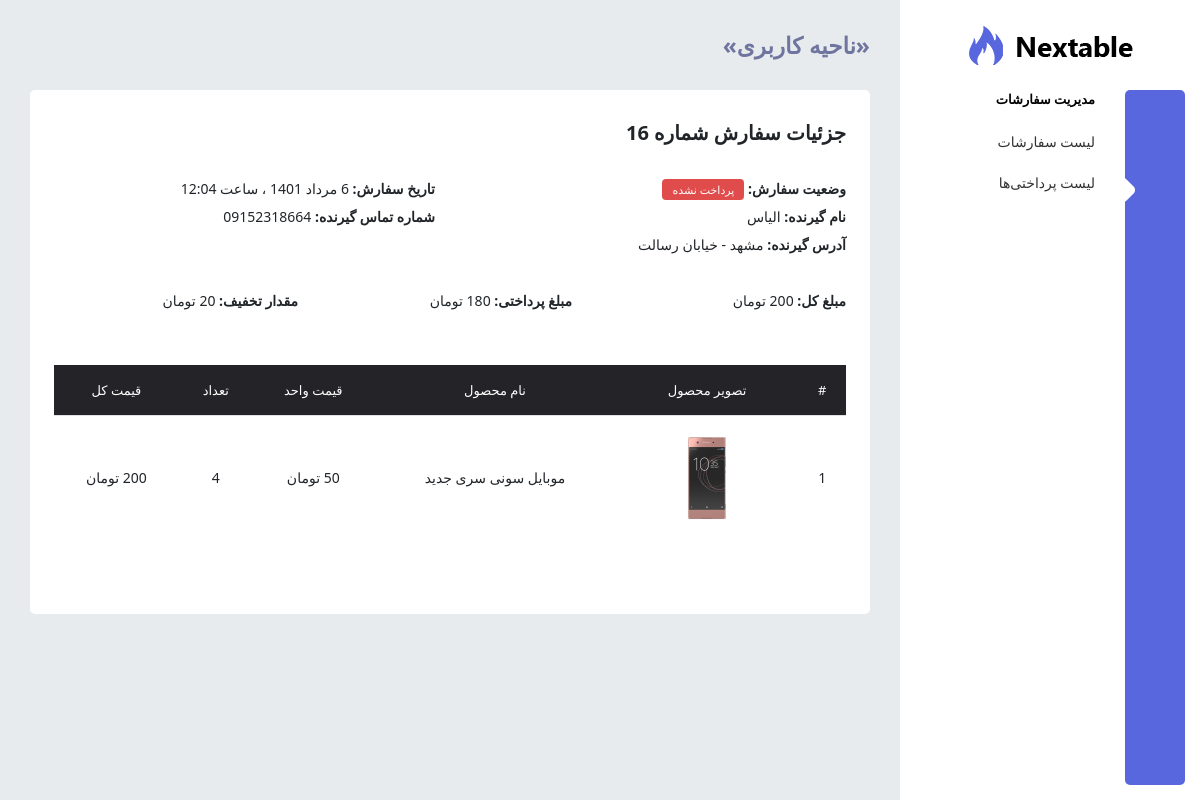
Screenshot of /panel/orders/16/ (signed in) with the database file from the repository.
### orders/models.py (models this page shows, shortened)
class Order(models.Model):
    user = models.ForeignKey(User, on_delete=models.CASCADE, related_name='orders')
    recipient_name = models.CharField(max_length=100)
    recipient_phone_number = models.CharField(max_length=11)
    recipient_address = models.CharField(max_length=250)
    coupon_code = models.CharField(max_length=20, default=None, null=True, blank=True)
    coupon_discount = models.PositiveSmallIntegerField(default=None, null=True, blank=True)
    paid = models.BooleanField(default=False)
    created = models.DateTimeField(auto_now_add=True)
    updated = models.DateTimeField(auto_now=True, )
    class Meta:
        ordering = ('paid', '-id',)
    def get_total_cost(self, without_discount=False):
        total = sum(item.get_item_cost() for item in self.items.all())
        total_with_discount = total
        if self.coupon_code and self.coupon_discount:
            discount_price = (self.coupon_discount / 100) * total
            total_with_discount = int(total - discount_price)
        if without_discount:
            return total
        return total_with_discount

class OrderItem(models.Model):
    order = models.ForeignKey(Order, on_delete=models.CASCADE, related_name='items')
    product = models.ForeignKey(Product, on_delete=models.CASCADE)
    price = models.PositiveIntegerField()
    quantity = models.PositiveIntegerField(default=1, )
    created = models.DateTimeField(auto_now_add=True)
    updated = models.DateTimeField(auto_now=True)
    class Meta:
        ordering = ('id',)
    def get_item_cost(self):
        return self.price * self.quantity

### products/models.py (models this page shows, shortened)
class Product(models.Model):
    category = models.ManyToManyField(Category, related_name='products')
    name = models.CharField(max_length=250)
    slug = models.SlugField(max_length=250, unique=True)
    image = models.ImageField(upload_to='products/images/')
    description = models.TextField()
    price = models.PositiveIntegerField()
    stock_quantity = models.PositiveIntegerField()
    available = models.BooleanField(default=True)
    created = models.DateTimeField(auto_now_add=True)
    updated = models.DateTimeField(auto_now=True)
    objects = ProductManager()
    class Meta:
        ordering = ('-id',)
    def categories(self):
        return ', '.join([category.name for category in self.category.all()])
    categories.short_description = 'دسته‌بندی‌ها'

### panel/views.py (the view)
# urls.py: path('orders/<int:pk>/', views.OrderDetailView.as_view(), name='order_detail'),
class OrderDetailView(DetailView):
    template_name = 'panel/users/order_detail.html'
    def get_context_data(self, **kwargs):
        context = super().get_context_data(**kwargs)
        total_price = self.get_object().get_total_cost(without_discount=True)
        total_cost = self.get_object().get_total_cost(without_discount=False)
        context["total_price"] = total_price
        context["total_cost"] = total_cost
        context["total_discount"] = total_price - total_cost
        return context
    def get_queryset(self):
        return Order.objects.filter(user=self.request.user)

### extensions/jalali.py (called while the page is built)
    def persian_tuple(self):
        return self.persian_year, self.persian_month, self.persian_day

### orders/context_processors.py (called while the page is built)
def cart(request):
    cart = Cart(request)
    return {
        'cart': cart
    }

### templatetags/panel_base_tags.py (called while the page is built)
@register.inclusion_tag('panel/partials/nav_item.html')
def nav_item(request, url_name, text):
    return {
        'request': request,
        'url_name': url_name,
        'go_to': f'panel:{url_name}',
        'text': text,
    }

@register.inclusion_tag('panel/partials/nav_menu.html')
def nav_menu(request, url_names, href, text, icon):
    return {
        'request': request,
        'url_names': url_names.split(','),
        'href': href,
        'text': text,
        'icon': icon,
    }

@register.inclusion_tag('panel/partials/nav_active.html')
def nav_active(request, url_names):
    return {
        'request': request,
        'url_names': url_names.split(','),
    }

@register.inclusion_tag('panel/partials/jalali_date.html')
def jalali_date(date):
    return {
        'date': jalali_converter(date),
    }

### templates/panel/users/order_detail.html
{% extends 'panel/base.html' %}
{% load humanize %}
{% load panel_base_tags %}
{% block panel_title %} جزئیات سفارش شماره {{order.id}} {% endblock %}
{% block panel_content %}
<div class="row">
    <div class="col-md-6">
        <strong>وضعیت سفارش:</strong>
        {% if order.paid %}
            <span class="badge badge-success">پرداخت شده</span>
        {% else %}
            <span class="badge badge-danger">پرداخت نشده</span>
        {% endif %}
    </div>
    <div class="col-md-6">
        <strong>تاریخ سفارش:</strong> {% jalali_date order.created %}
    </div>
    <div class="col-md-6">
        <strong>نام گیرنده:</strong> {{order.recipient_name}}
    </div>
    <div class="col-md-6">
        <strong>شماره تماس گیرنده:</strong> {{order.recipient_phone_number}}
    </div>
    <div class="col-md-12">
        <strong>آدرس گیرنده:</strong> {{order.recipient_address}}
    </div>
    <br><br>
    <div class="col-md-4">
        <strong>مبلغ کل:</strong> {{total_price|intcomma:False}} تومان
    </div>
    <div class="col-md-4">
        <strong>مبلغ پرداختی:</strong> {{total_cost|intcomma:False}} تومان
    </div>
    <div class="col-md-4">
        <strong>مقدار تخفیف:</strong> {{total_discount|intcomma:False}} تومان
    </div>
    <div class="col-md-12">
        <div class="table-responsive">
            <table class="table m-t-b-50">
                <thead>
                    <tr class="bg-dark text-white text-center">
                        <th>#</th>
                        <th>تصویر محصول</th>
                        <th>نام محصول</th>
                        <th>قیمت واحد</th>
                        <th>تعداد</th>
                        <th>قیمت کل</th>
                    </tr>
                </thead>
                <tbody>
                    {% for item in order.items.all %}
                    <tr class="text-center">
                        <td>{{forloop.counter}}</td>
                        <td>
                            <a href="{% url 'products:products_detail' item.product.slug %}" target="_blank">
                                <img src="{{item.product.image.url}}" width="100px">
                            </a>
                        </td>
                        <td>{{item.product.name}}</td>
                        <td>{{item.price|intcomma:False}} تومان</td>
                        <td>{{item.quantity}}</td>
                        <td>{{item.get_item_cost|intcomma:False}} تومان</td>
                    </tr>
                    {% endfor %}
                </tbody>
            </table>
        </div>
    </div>
</div>
{% endblock %}

### rows the page displays
Order: id "16", recipient_name "الیاس", recipient_phone_number "09152318664", recipient_address "مشهد - خیابان رسالت"
OrderItem: product.image (picture), product.name "موبایل سونی سری جدید", quantity "4"

### other values shown
{{ text }} "لیست سفارشات لیست پرداختی‌ها"
{{ date }} "6 مرداد 1401 ، ساعت 12:04"
{{ total_price|intcomma:False }} "200"
{{ total_cost|intcomma:False }} "180"
{{ total_discount|intcomma:False }} "20"
